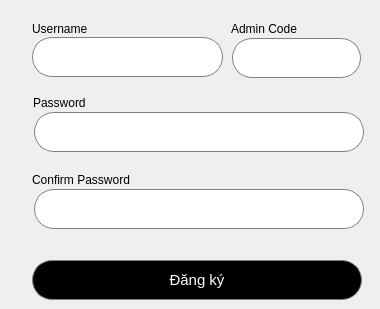
                 <widget class="QWidget" name="page_5">
                  <widget class="QPushButton" name="DKadminbtn">
                   <property name="geometry">
                    <rect>
                     <x>32</x>
                     <y>260</y>
                     <width>330</width>
                     <height>40</height>
                    </rect>
                   </property>
                   <property name="minimumSize">
                    <size>
                     <width>330</width>
                     <height>40</height>
                    </size>
                   </property>
                   <property name="font">
                    <font>
                     <pointsize>11</pointsize>
                     <bold>false</bold>
                    </font>
                   </property>
                   <property name="cursor">
                    <cursorShape>PointingHandCursor</cursorShape>
                   </property>
                   <property name="styleSheet">
                    <string notr="true">QPushButton{
border: 1px solid gray;
border-radius: 20px;
background-color: rgb(0, 0, 0);
color:white;
}</string>
                   </property>
                   <property name="text">
                    <string>Đăng ký</string>
                   </property>
                  </widget>
                  <widget class="QLabel" name="label_11">
                   <property name="geometry">
                    <rect>
                     <x>32</x>
                     <y>21</y>
                     <width>131</width>
                     <height>16</height>
                    </rect>
                   </property>
                   <property name="text">
                    <string>Username</string>
                   </property>
                  </widget>
                  <widget class="QLineEdit" name="UserNameadmin">
                   <property name="geometry">
                    <rect>
                     <x>32</x>
                     <y>37</y>
                     <width>191</width>
                     <height>40</height>
                    </rect>
                   </property>
                   <property name="minimumSize">
                    <size>
                     <width>0</width>
                     <height>40</height>
                    </size>
                   </property>
                   <property name="font">
                    <font>
                     <pointsize>11</pointsize>
                    </font>
                   </property>
                   <property name="styleSheet">
                    <string notr="true">QLineEdit{
padding-left:20px;
border: 1px solid gray;
border-radius: 20px;
	background-color: rgb(255, 255, 255);
}</string>
                   </property>
                   <property name="placeholderText">
                    <string/>
                   </property>
                  </widget>
                  <widget class="QWidget" name="layoutWidget_4">
                   <property name="geometry">
                    <rect>
                     <x>33</x>
                     <y>111</y>
                     <width>332</width>
                     <height>42</height>
                    </rect>
                   </property>
                   <layout class="QHBoxLayout" name="horizontalLayout_7">
                    <property name="spacing">
                     <number>0</number>
                    </property>
                    <item>
                     <widget class="QLineEdit" name="Passwordadmin">
                      <property name="minimumSize">
                       <size>
                        <width>330</width>
                        <height>40</height>
                       </size>
                      </property>
                      <property name="maximumSize">
                       <size>
                        <width>300</width>
                        <height>16777215</height>
                       </size>
                      </property>
                      <property name="font">
                       <font>
                        <pointsize>11</pointsize>
                       </font>
                      </property>
                      <property name="styleSheet">
                       <string notr="true">QLineEdit{
padding-left:20px;
border: 1px solid gray;
border-radius: 20px;
	background-color: rgb(255, 255, 255);
}</string>
                      </property>
                      <property name="text">
                       <string/>
                      </property>
                      <property name="echoMode">
                       <enum>QLineEdit::EchoMode::Password</enum>
                      </property>
                      <property name="placeholderText">
                       <string/>
                      </property>
                     </widget>
                    </item>
                   </layout>
                  </widget>
                  <widget class="QLabel" name="label_13">
                   <property name="geometry">
                    <rect>
                     <x>33</x>
                     <y>95</y>
                     <width>121</width>
                     <height>16</height>
                    </rect>
                   </property>
                   <property name="text">
                    <string>Password</string>
                   </property>
                  </widget>
                  <widget class="QLabel" name="label_14">
                   <property name="geometry">
                    <rect>
                     <x>32</x>
                     <y>172</y>
                     <width>221</width>
                     <height>16</height>
                    </rect>
                   </property>
                   <property name="text">
                    <string>Confirm Password</string>
                   </property>
                  </widget>
                  <widget class="QWidget" name="layoutWidget_5">
                   <property name="geometry">
                    <rect>
                     <x>33</x>
                     <y>188</y>
                     <width>332</width>
                     <height>42</height>
                    </rect>
                   </property>
                   <layout class="QHBoxLayout" name="horizontalLayout_8">
                    <property name="spacing">
                     <number>0</number>
                    </property>
                    <item>
                     <widget class="QLineEdit" name="Cfpassadmin">
                      <property name="minimumSize">
                       <size>
                        <width>330</width>
                        <height>40</height>
                       </size>
                      </property>
                      <property name="maximumSize">
                       <size>
                        <width>300</width>
                        <height>16777215</height>
                       </size>
                      </property>
                      <property name="font">
                       <font>
                        <pointsize>11</pointsize>
                       </font>
                      </property>
                      <property name="styleSheet">
                       <string notr="true">QLineEdit{
padding-left:20px;
border: 1px solid gray;
border-radius: 20px;
background-color: rgb(255, 255, 255);
}</string>
                      </property>
                      <property name="text">
                       <string/>
                      </property>
                      <property name="echoMode">
                       <enum>QLineEdit::EchoMode::Password</enum>
                      </property>
                      <property name="placeholderText">
                       <string/>
                      </property>
                     </widget>
                    </item>
                   </layout>
                  </widget>
                  <widget class="QWidget" name="layoutWidget_7">
                   <property name="geometry">
                    <rect>
                     <x>231</x>
                     <y>37</y>
                     <width>131</width>
                     <height>42</height>
                    </rect>
                   </property>
                   <layout class="QHBoxLayout" name="horizontalLayout_10">
                    <property name="spacing">
                     <number>0</number>
                    </property>
                    <item>
                     <widget class="QLineEdit" name="admincode">
                      <property name="minimumSize">
                       <size>
                        <width>129</width>
                        <height>40</height>
                       </size>
                      </property>
                      <property name="maximumSize">
                       <size>
                        <width>100</width>
                        <height>16777215</height>
                       </size>
                      </property>
                      <property name="font">
                       <font>
                        <pointsize>11</pointsize>
                       </font>
                      </property>
                      <property name="styleSheet">
                       <string notr="true">QLineEdit{
padding-left:20px;
border: 1px solid gray;
border-radius: 20px;
	background-color: rgb(255, 255, 255);
}</string>
                      </property>
                      <property name="text">
                       <string/>
                      </property>
                      <property name="echoMode">
                       <enum>QLineEdit::EchoMode::Password</enum>
                      </property>
                      <property name="placeholderText">
                       <string/>
                      </property>
                     </widget>
                    </item>
                   </layout>
                  </widget>
                  <widget class="QLabel" name="label_17">
                   <property name="geometry">
                    <rect>
                     <x>231</x>
                     <y>21</y>
                     <width>101</width>
                     <height>16</height>
                    </rect>
                   </property>
                   <property name="text">
                    <string>Admin Code</string>
                   </property>
                  </widget>
                  <widget class="QLabel" name="usernamefailadmin">
                   <property name="geometry">
                    <rect>
                     <x>32</x>
                     <y>78</y>
                     <width>181</width>
                     <height>16</height>
                    </rect>
                   </property>
                   <property name="font">
                    <font>
                     <pointsize>8</pointsize>
                    </font>
                   </property>
                   <property name="styleSheet">
                    <string notr="true">color: rgb(255, 0, 0);
border:none</string>
                   </property>
                   <property name="text">
                    <string/>
                   </property>
                  </widget>
                  <widget class="QLabel" name="passfailadmin">
                   <property name="geometry">
                    <rect>
                     <x>32</x>
                     <y>230</y>
                     <width>241</width>
                     <height>16</height>
                    </rect>
                   </property>
                   <property name="font">
                    <font>
                     <pointsize>8</pointsize>
                    </font>
                   </property>
                   <property name="styleSheet">
                    <string notr="true">color: rgb(255, 0, 0);
border:none</string>
                   </property>
                   <property name="text">
                    <string/>
                   </property>
                  </widget>
                  <widget class="QLabel" name="admincodefail">
                   <property name="geometry">
                    <rect>
                     <x>230</x>
                     <y>80</y>
                     <width>141</width>
                     <height>16</height>
                    </rect>
                   </property>
                   <property name="font">
                    <font>
                     <pointsize>8</pointsize>
                    </font>
                   </property>
                   <property name="styleSheet">
                    <string notr="true">color: rgb(255, 0, 0);
border:none</string>
                   </property>
                   <property name="text">
                    <string/>
                   </property>
                  </widget>
                 </widget>
